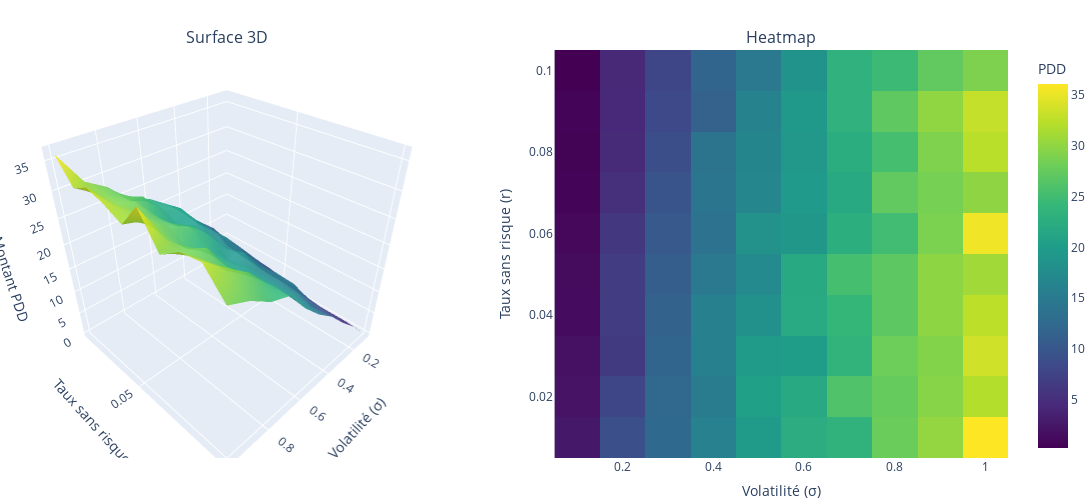

Notebook code for this chart:
### Markdown cell above
### 2.4.1 Choc pour $T = 1$

### Code cell
# ====================== Choc des paramètres T = 1 ====================== #

# Paramètres globaux
N = 1000           # Nombre de simulations
T = 1              # Bloquer le nombre de périodes à 1
sigma_values = np.linspace(0.1, 1.0, 10)  # Plage de volatilités
r_values = np.linspace(0.01, 0.1, 10)     # Plage de taux sans risque

# Matrice pour stocker les PDD raffinées
PDD_refined_matrix = np.zeros((len(r_values), len(sigma_values)))

# Génération des données
for i, r in enumerate(r_values):
    for j, sigma in enumerate(sigma_values):
        # Simule les trajectoires pour un sigma et un r donnés
        _, _, PDD_refined, _, _ = simulate_multiple_trajectories_multiple_periods_refined(
            N, S0, r, sigma, T, dt=0.01
        )
        # Stocke la PDD raffinée pour la période finale
        PDD_refined_matrix[i, j] = PDD_refined[-1]

# Création de la grille pour le graphique 3D
sigma_grid, r_grid = np.meshgrid(sigma_values, r_values)

# Création des subplots : 1 ligne, 2 colonnes
fig = make_subplots(
    rows=1, cols=2,
    subplot_titles=("Surface 3D", "Heatmap"),
    specs=[[{'type': 'surface'}, {'type': 'heatmap'}]]
)

# Ajout de la surface interpolée (subplot 1)
fig.add_trace(
    go.Surface(
        z=PDD_refined_matrix,
        x=sigma_values,   # Axe x : Volatilité (σ)
        y=r_values,       # Axe y : Taux sans risque (r)
        colorscale='Viridis',
        showscale=False,  # Ne pas afficher la barre des couleurs pour éviter la redondance
        opacity=0.9       # Opacité de la surface
    ),
    row=1, col=1
)

# Ajout de la heatmap (subplot 2)
fig.add_trace(
    go.Heatmap(
        z=PDD_refined_matrix,
        x=sigma_values,   # Axe x : Volatilité (σ)
        y=r_values,       # Axe y : Taux sans risque (r)
        colorscale='Viridis',
        colorbar=dict(title="PDD")  # Légende de la barre des couleurs
    ),
    row=1, col=2
)

# Mise en page
fig.update_layout(
    scene=dict(
        xaxis_title="Volatilité (σ)",
        yaxis_title="Taux sans risque (r)",
        zaxis_title="Montant PDD",
    ),
    margin=dict(l=0, r=0, b=0, t=50),
    width=1200,  # Largeur totale pour inclure les deux subplots
    height=500   # Hauteur uniforme
)

# Mise à jour des axes de la heatmap
fig.update_xaxes(title_text="Volatilité (σ)", row=1, col=2)
fig.update_yaxes(title_text="Taux sans risque (r)", row=1, col=2)

# Affichage interactif
fig.show()

### Figure 1 — Plotly figure (JSON) as saved in the notebook; plotly's stock layout.template omitted (floating-point values rounded to 4 significant figures)
{"data": [{"colorscale": [[0, "#440154"], [0.1111, "#482878"], [0.2222, "#3e4989"], [0.3333, "#31688e"], [0.4444, "#26828e"], [0.5556, "#1f9e89"], [0.6667, "#35b779"], [0.7778, "#6ece58"], [0.8889, "#b5de2b"], [1, "#fde725"]], "opacity": 0.9, "scene": "scene", "showscale": false, "type": "surface", "x": [0.1, 0.2, 0.3, 0.4, 0.5, 0.6, 0.7, 0.8, 0.9, 1], "y": [0.01, 0.02, 0.03, 0.04, 0.05, 0.06, 0.07, 0.08, 0.09, 0.1], "z": [[2.608, 9.035, 12.42, 15.99, 19.73, 22.44, 23.4, 27.74, 30.17, 36.05], [2.151, 7.875, 12.27, 15.32, 20.49, 21.85, 25.96, 27.52, 29.48, 31.99], [1.856, 6.459, 11.86, 15.9, 19.71, 19.98, 23.5, 28.03, 29.3, 33.5], [1.325, 6.787, 11.61, 15.89, 18.2, 21.99, 24.03, 26.92, 29.92, 32.47], [1.308, 6.828, 10.95, 14.75, 17.33, 21.92, 25.32, 26.88, 29.87, 30.91], [1.03, 6.178, 10.28, 13.75, 18.45, 19.19, 22.76, 24.96, 28.83, 35.34], [0.6164, 5.06, 9.676, 14.25, 16.76, 19.64, 21.86, 27.19, 28.5, 29.96], [0.534, 4.571, 8.92, 14.01, 16.62, 19.29, 22.53, 25.31, 29.02, 32.38], [0.5765, 4.392, 8.242, 11.43, 16.25, 19.39, 23.18, 27.15, 30.0, 32.91], [0.2723, 4.317, 7.844, 11.79, 14.82, 18.57, 23.24, 24.6, 27.2, 28.94]]}, {"colorbar": {"title": {"text": "PDD"}}, "colorscale": [[0, "#440154"], [0.1111, "#482878"], [0.2222, "#3e4989"], [0.3333, "#31688e"], [0.4444, "#26828e"], [0.5556, "#1f9e89"], [0.6667, "#35b779"], [0.7778, "#6ece58"], [0.8889, "#b5de2b"], [1, "#fde725"]], "type": "heatmap", "x": [0.1, 0.2, 0.3, 0.4, 0.5, 0.6, 0.7, 0.8, 0.9, 1], "xaxis": "x", "y": [0.01, 0.02, 0.03, 0.04, 0.05, 0.06, 0.07, 0.08, 0.09, 0.1], "yaxis": "y", "z": [[2.608, 9.035, 12.42, 15.99, 19.73, 22.44, 23.4, 27.74, 30.17, 36.05], [2.151, 7.875, 12.27, 15.32, 20.49, 21.85, 25.96, 27.52, 29.48, 31.99], [1.856, 6.459, 11.86, 15.9, 19.71, 19.98, 23.5, 28.03, 29.3, 33.5], [1.325, 6.787, 11.61, 15.89, 18.2, 21.99, 24.03, 26.92, 29.92, 32.47], [1.308, 6.828, 10.95, 14.75, 17.33, 21.92, 25.32, 26.88, 29.87, 30.91], [1.03, 6.178, 10.28, 13.75, 18.45, 19.19, 22.76, 24.96, 28.83, 35.34], [0.6164, 5.06, 9.676, 14.25, 16.76, 19.64, 21.86, 27.19, 28.5, 29.96], [0.534, 4.571, 8.92, 14.01, 16.62, 19.29, 22.53, 25.31, 29.02, 32.38], [0.5765, 4.392, 8.242, 11.43, 16.25, 19.39, 23.18, 27.15, 30.0, 32.91], [0.2723, 4.317, 7.844, 11.79, 14.82, 18.57, 23.24, 24.6, 27.2, 28.94]]}], "layout": {"annotations": [{"font": {"size": 16}, "showarrow": false, "text": "Surface 3D", "x": 0.225, "xanchor": "center", "xref": "paper", "y": 1, "yanchor": "bottom", "yref": "paper"}, {"font": {"size": 16}, "showarrow": false, "text": "Heatmap", "x": 0.775, "xanchor": "center", "xref": "paper", "y": 1, "yanchor": "bottom", "yref": "paper"}], "height": 500, "margin": {"b": 0, "l": 0, "r": 0, "t": 50}, "scene": {"domain": {"x": [0, 0.45], "y": [0, 1]}, "xaxis": {"title": {"text": "Volatilité (σ)"}}, "yaxis": {"title": {"text": "Taux sans risque (r)"}}, "zaxis": {"title": {"text": "Montant PDD"}}}, "width": 1200, "xaxis": {"anchor": "y", "domain": [0.55, 1], "title": {"text": "Volatilité (σ)"}}, "yaxis": {"anchor": "x", "domain": [0, 1], "title": {"text": "Taux sans risque (r)"}}}}
